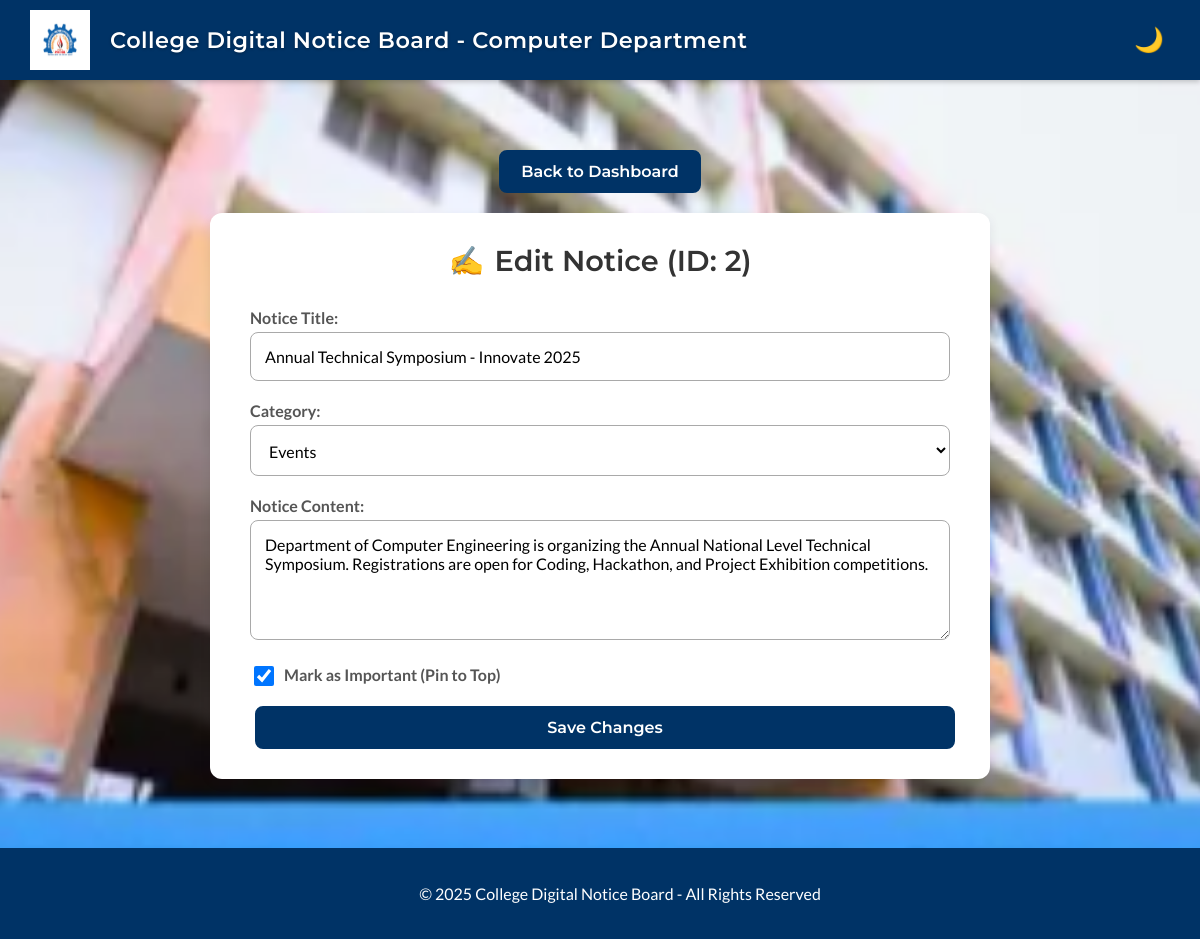
Screenshot of /edit_notice.php?id=2 (signed in) with the database file from the repository.
### tables this page shows
CREATE TABLE `notices` (
  `id` INT(11) NOT NULL AUTO_INCREMENT,
  `title` VARCHAR(255) NOT NULL,
  `content` TEXT NOT NULL,
  `is_pinned` TINYINT(1) NOT NULL DEFAULT 0,
  `created_at` TIMESTAMP NOT NULL DEFAULT CURRENT_TIMESTAMP,
  PRIMARY KEY (`id`)
);

### edit_notice.php (the view, shortened to what this page needs)
<?php
$notice_id = $_GET['id'] ?? 0;
$notice_title = "";
$notice_content = "";
$current_cat = "General";
$is_checked = "";
if ($notice_id > 0) {
    include 'config.php';
    $conn = new mysqli($servername, $username, $password, $dbname, 3307);
    if ($conn->connect_error) {
        die("Connection failed: " . $conn->connect_error);
    } else {
        $stmt = $conn->prepare("SELECT title, content, is_pinned FROM notices WHERE id = ?");
        $stmt->bind_param("i", $notice_id);
        $stmt->execute();
        $result = $stmt->get_result();
        if ($result->num_rows > 0) {
            $row = $result->fetch_assoc();
            $notice_title = $row['title'];
            $is_checked = ($row['is_pinned'] == 1) ? 'checked' : '';
            $full_content = $row['content'];
            $notice_content = $full_content;
            if (preg_match('/^\[(.*?)\]/', $full_content, $matches)) {
                $current_cat = $matches[1];
                $notice_content = trim(str_replace("[$current_cat]", "", $full_content));
            }
        }
    }
}
?>
<!DOCTYPE html>
<html lang="en">
<head>
  <link rel="stylesheet" href="/notice/style.css">
</head>
<body>
  <header class="main-header">
    <img src="/notice/logo.png" alt="College Logo" class="logo">
    <h1>College Digital Notice Board - Computer Department</h1>
    <button id="dark-mode-toggle" title="Toggle dark mode"></button>
  </header>
  <main>
    <div class="home-button-container">
        <a href="dashboard" class="btn btn-primary">Back to Dashboard</a>
    </div>
    <form class="form-card" action="api.php" method="POST">
      <h2>Edit Notice (ID: <?php echo $notice_id; ?>)</h2>
      <label for="title">Notice Title:</label>
      <input type="text" id="title" name="title" value="<?php echo htmlspecialchars($notice_title); ?>" required>
      <label for="category">Category:</label>
      <select id="category" name="category">
          <option value="Events" <?php if($current_cat == 'Events') echo 'selected'; ?>>Events</option>
      </select>
      <label for="message">Notice Content:</label>
      <textarea id="message" name="message" required><?php echo htmlspecialchars($notice_content); ?></textarea>
      <div class="checkbox-container">
        <input type="checkbox" id="is_pinned" name="is_pinned" value="1" <?php echo $is_checked; ?>>
        <label for="is_pinned">Mark as Important (Pin to Top)</label>
      </div>
      <button type="submit" class="btn btn-primary">Save Changes</button>
    </form>
  </main>
  <footer class="main-footer">
    <p>© 2025 College Digital Notice Board - All Rights Reserved</p>
  </footer>
</body>
</html>

### style.css (style rules this page uses)
:root { --color-primary-blue: #003366; --color-background-grey: #f0f2f5; --color-card-white: #ffffff; --color-text-dark: #333333; --color-text-light: #ffffff; --color-border-light: #e9ecef; --color-field-bg: #f8f9fa; --color-delete-red: #d9534f; --dark-bg: #101415; --dark-card: #1c2224; --dark-text: #e3e8e9; --dark-border: #2a3438; --dark-field: #15191a; --dark-link-blue: #8ab4f8; }
body { font-family: 'Lato', 'Segoe UI', Arial, sans-serif; margin: 0; background-color: var(--color-background-grey); color: var(--color-text-dark); padding-bottom: 100px; background-image: url('background.jpg'); background-size: cover; background-position: center; background-attachment: fixed; overflow-x: hidden; width: 100%; }
h1, h2, h3, h4, h5, h6, .btn { font-family: 'Montserrat', sans-serif; }
main { padding: 40px; }
input[type="text"], input[type="password"], textarea, select { width: 100%; padding: 14px; border: 1px solid #a9a9a9; background-color: #ffffff; border-radius: 8px; margin-bottom: 20px; box-sizing: border-box; font-family: inherit; font-size: 1rem; transition: border-color 0.2s, box-shadow 0.2s; }
header.main-header { background: var(--color-primary-blue); color: var(--color-text-light); padding: 10px 30px; display: flex; align-items: center; justify-content: space-between; box-shadow: 0 2px 5px rgba(0,0,0,0.2); position: relative; z-index: 10; }
header.main-header img.logo { height: 60px; width: 60px; margin-right: 20px; background: #ffffff; padding: 5px; box-sizing: border-box; }
header.main-header h1 { margin: 0; font-size: 1.4rem; font-weight: 600; letter-spacing: 0.5px; flex-grow: 1; text-shadow: 0px 1px 3px rgba(0, 0, 0, 0.3); }
#dark-mode-toggle { font-size: 1.5rem; background: none; border: none; color: white; cursor: pointer; margin-left: 15px; }
body:not(.dark-mode) #dark-mode-toggle::before { content: "🌙"; }
footer.main-footer { background: var(--color-primary-blue); color: var(--color-text-light); text-align: center; padding: 20px; margin-top: 50px; position: fixed; bottom: 0; width: 100%; z-index: 100; }
.btn { padding: 10px 20px; margin: 0 5px; border-radius: 8px; text-decoration: none; font-size: 1rem; font-weight: 600; display: inline-block; border: none; cursor: pointer; transition: all 0.3s ease; }
.btn-primary { background: var(--color-primary-blue); color: var(--color-text-light); border: 2px solid var(--color-primary-blue); }
.form-card, .login-card { background: var(--color-card-white); max-width: 700px; margin: 20px auto; padding: 30px 40px; border-radius: 12px; box-shadow: 0 4px 12px rgba(0,0,0,0.08); }
.form-card h2, .login-card h2 { text-align: center; margin-top: 0; margin-bottom: 30px; font-size: 1.8rem; font-weight: 600; color: var(--color-text-dark); }
.form-card h2::before { content: "✍️"; margin-right: 10px; }
.form-card label { display: block; margin-bottom: 5px; font-weight: 600; color: #555; }
input[type="text"], input[type="password"], textarea { width: 100%; padding: 14px; border: 1px solid #a9a9a9; background-color: #ffffff; border-radius: 8px; margin-bottom: 20px; box-sizing: border-box; font-family: inherit; font-size: 1rem; transition: border-color 0.2s, box-shadow 0.2s; }
textarea { height: 120px; resize: vertical; }
.form-card button, .login-card button { width: 100%; }
.home-button-container { text-align: center; margin-bottom: 20px; margin-top: 30px; display: flex; justify-content: center; gap: 10px; flex-wrap: wrap; }
.checkbox-container { display: flex; align-items: center; margin-bottom: 20px; }
.checkbox-container input { width: 20px; height: 20px; margin-right: 10px; margin-bottom: 0; }
.checkbox-container label { margin-bottom: 0; }

### rows the page displays
notices: title "Annual Technical Symposium - Innovate 2025", message "Department of Computer Engineering is organizing the Annual National Level Technical Symposium. Registrations are open for Coding, Hackathon, and Project Exhibition competitions."

### other values shown
$notice_id "2"
